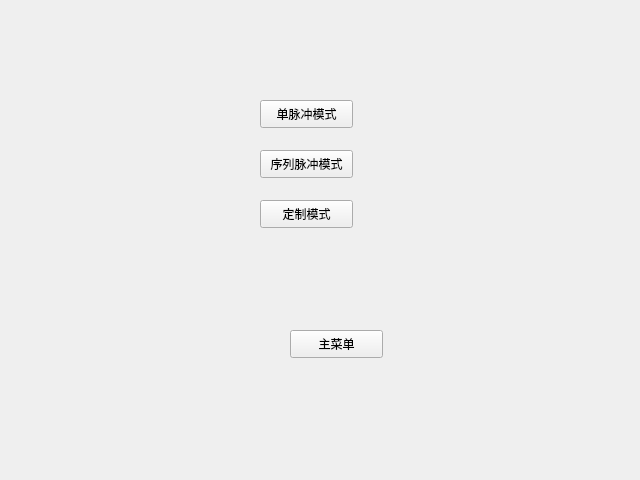
<?xml version="1.0" encoding="UTF-8"?>
<ui version="4.0">
 <class>SelectModeWidget</class>
 <widget class="QWidget" name="SelectModeWidget">
  <property name="geometry">
   <rect>
    <x>0</x>
    <y>0</y>
    <width>640</width>
    <height>480</height>
   </rect>
  </property>
  <property name="windowTitle">
   <string>Form</string>
  </property>
  <widget class="QPushButton" name="returnButton">
   <property name="geometry">
    <rect>
     <x>290</x>
     <y>330</y>
     <width>93</width>
     <height>28</height>
    </rect>
   </property>
   <property name="text">
    <string>主菜单</string>
   </property>
  </widget>
  <widget class="QPushButton" name="singleButton">
   <property name="geometry">
    <rect>
     <x>260</x>
     <y>100</y>
     <width>93</width>
     <height>28</height>
    </rect>
   </property>
   <property name="text">
    <string>单脉冲模式</string>
   </property>
  </widget>
  <widget class="QPushButton" name="modifyButton">
   <property name="geometry">
    <rect>
     <x>260</x>
     <y>200</y>
     <width>93</width>
     <height>28</height>
    </rect>
   </property>
   <property name="text">
    <string>定制模式</string>
   </property>
  </widget>
  <widget class="QPushButton" name="seriesButton">
   <property name="geometry">
    <rect>
     <x>260</x>
     <y>150</y>
     <width>93</width>
     <height>28</height>
    </rect>
   </property>
   <property name="text">
    <string>序列脉冲模式</string>
   </property>
  </widget>
 </widget>
 <resources/>
 <connections/>
</ui>
